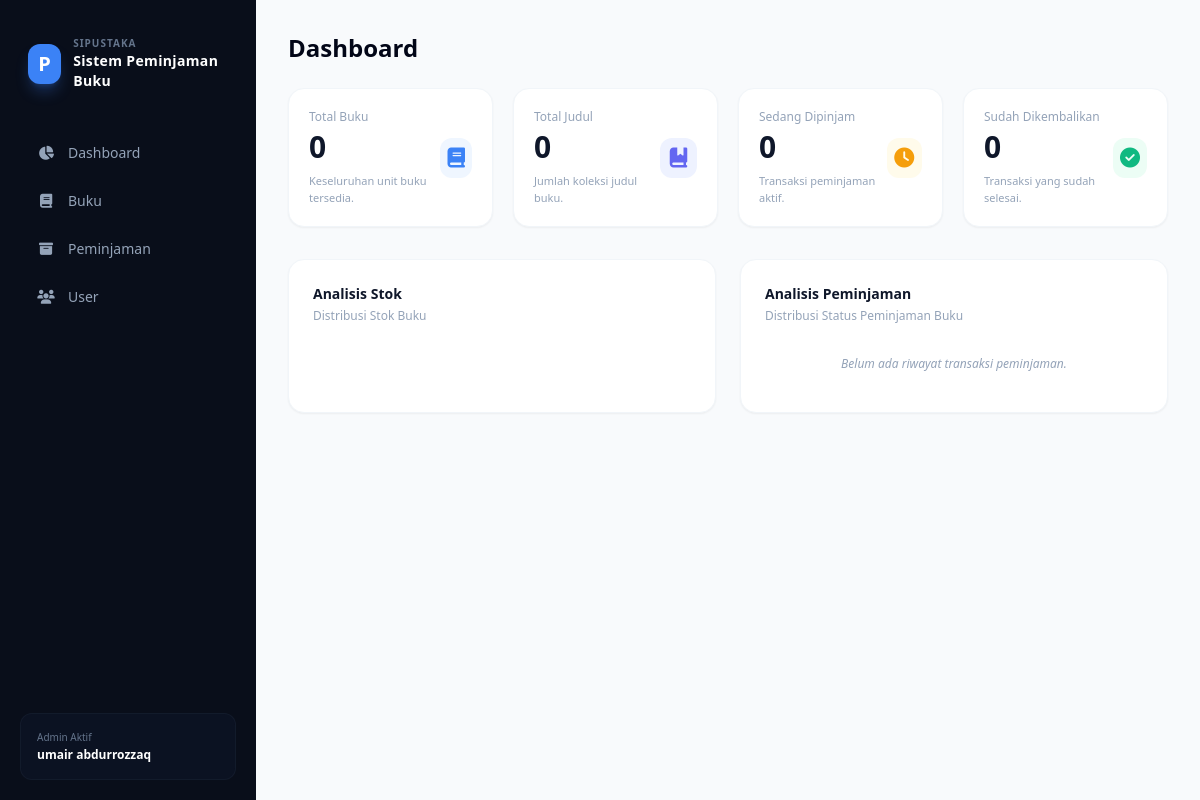
Before: / with the older database file.
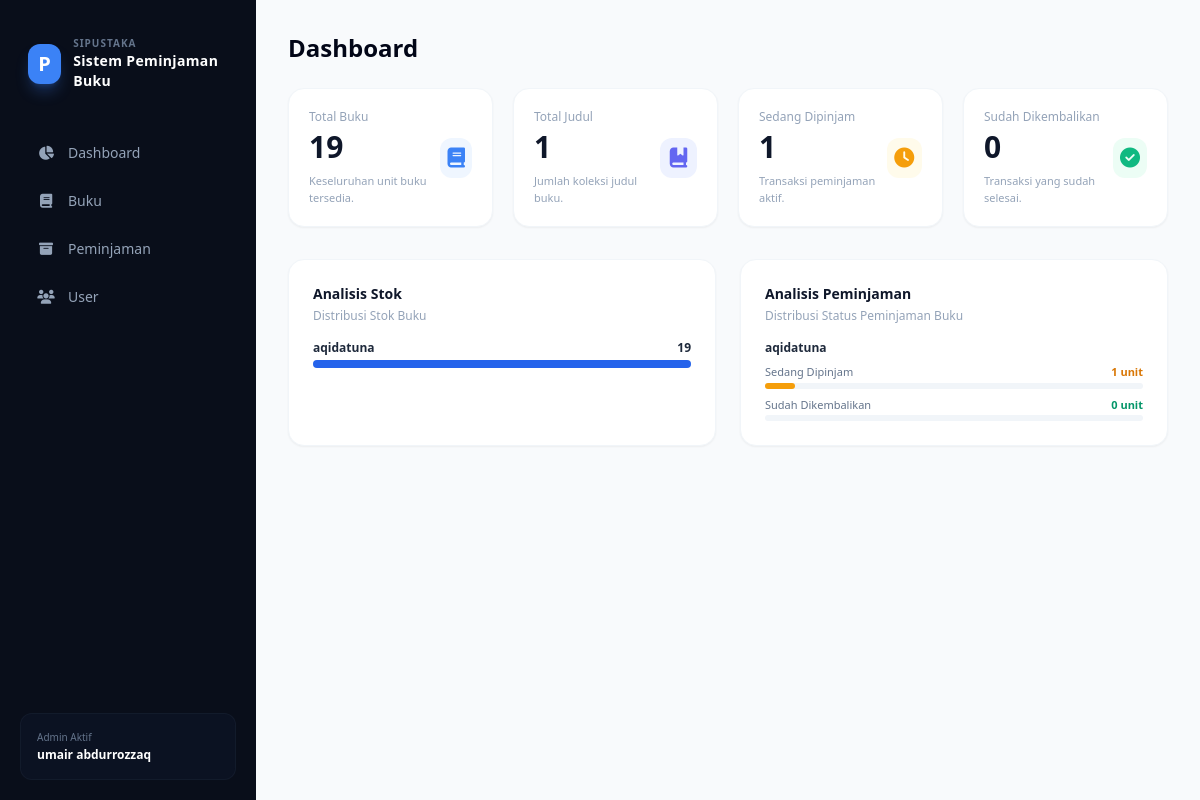
After: the same page with the newer database file.
### perpus/models.py (models this page shows, shortened)
class Buku(models.Model):
    judul = models.CharField(max_length=255)
    pengarang = models.CharField(max_length=255)
    kategori = models.CharField(max_length=100)
    penerbit = models.CharField(max_length=255)
    tahun_terbit = models.IntegerField()
    rak = models.CharField(max_length=50)
    stok = models.IntegerField(default=0)
    isbn = models.CharField(max_length=50, blank=True, null=True)
    deskripsi = models.TextField(blank=True, null=True)

### perpus/views.py (the view)
# urls.py: path('', views.dashboard, name='dashboard'),
def dashboard(request):
    with connection.cursor() as cursor:
        cursor.execute("SELECT COALESCE(SUM(stok), 0) FROM perpus_buku")
        total_buku = cursor.fetchone()[0]
        cursor.execute("SELECT COUNT(*) FROM perpus_buku")
        total_judul = cursor.fetchone()[0]
        cursor.execute("SELECT COUNT(*) FROM perpus_peminjaman WHERE status = 'Dipinjam'")
        sedang_dipinjam = cursor.fetchone()[0]
        cursor.execute("SELECT COUNT(*) FROM perpus_peminjaman WHERE status = 'Dikembalikan'")
        sudah_dikembalikan = cursor.fetchone()[0]
        cursor.execute("""
            SELECT id, judul, pengarang, kategori, penerbit, tahun_terbit, rak, stok, isbn, deskripsi
            FROM perpus_buku
            ORDER BY stok DESC
            LIMIT 5
        """)
        distribusi_stok = [
            type('obj', (object,), {
                'id': row[0], 'judul': row[1], 'pengarang': row[2], 'kategori': row[3],
                'penerbit': row[4], 'tahun_terbit': row[5], 'rak': row[6], 'stok': row[7],
                'isbn': row[8], 'deskripsi': row[9]
            })() for row in cursor.fetchall()
        ]
        cursor.execute("""
            SELECT
                b.id, b.judul, b.pengarang, b.kategori, b.penerbit, b.tahun_terbit, b.rak, b.stok, b.isbn, b.deskripsi,
                COUNT(CASE WHEN p.status = 'Dipinjam' THEN 1 END) as sedang_dipinjam,
                COUNT(CASE WHEN p.status = 'Dikembalikan' THEN 1 END) as sudah_dikembalikan
            FROM perpus_buku b
            LEFT JOIN perpus_peminjaman p ON b.id = p.buku_id
            GROUP BY b.id
            HAVING COUNT(CASE WHEN p.status = 'Dipinjam' THEN 1 END) > 0
                OR COUNT(CASE WHEN p.status = 'Dikembalikan' THEN 1 END) > 0
            LIMIT 5
        """)
        distribusi_peminjaman = [
            type('obj', (object,), {
                'id': row[0], 'judul': row[1], 'pengarang': row[2], 'kategori': row[3],
                'penerbit': row[4], 'tahun_terbit': row[5], 'rak': row[6], 'stok': row[7],
                'isbn': row[8], 'deskripsi': row[9], 'sedang_dipinjam': row[10],
                'sudah_dikembalikan': row[11]
            })() for row in cursor.fetchall()
        ]
    context = {
        'total_buku': total_buku,
        'total_judul': total_judul,
        'sedang_dipinjam': sedang_dipinjam,
        'sudah_dikembalikan': sudah_dikembalikan,
        'distribusi_stok': distribusi_stok,
        'distribusi_peminjaman': distribusi_peminjaman,
        'segment': 'dashboard'
    }
    return render(request, 'dashboard.html', context)

### perpus/templates/dashboard.html (shortened to what the changed rows need)
{% extends 'base.html' %}
{% block content %}
<div class="mb-6">
    <h2 class="text-2xl font-bold text-slate-950">Dashboard</h2>
</div>
<div class="grid grid-cols-4 gap-5 mb-8">
    <div class="bg-white p-5 rounded-2xl border border-slate-100 shadow-sm flex items-center justify-between">
        <div>
            <span class="text-xs text-slate-400 font-medium block">Total Buku</span>
            <span class="text-3xl font-extrabold text-slate-900 mt-1 block">{{ total_buku }}</span>
            <span class="text-[11px] text-slate-400 mt-2 block">Keseluruhan unit buku tersedia.</span>
        </div>
    </div>
    <div class="bg-white p-5 rounded-2xl border border-slate-100 shadow-sm flex items-center justify-between">
        <div>
            <span class="text-xs text-slate-400 font-medium block">Total Judul</span>
            <span class="text-3xl font-extrabold text-slate-900 mt-1 block">{{ total_judul }}</span>
            <span class="text-[11px] text-slate-400 mt-2 block">Jumlah koleksi judul buku.</span>
        </div>
    </div>
    <div class="bg-white p-5 rounded-2xl border border-slate-100 shadow-sm flex items-center justify-between">
        <div>
            <span class="text-xs text-slate-400 font-medium block">Sedang Dipinjam</span>
            <span class="text-3xl font-extrabold text-slate-900 mt-1 block">{{ sedang_dipinjam }}</span>
            <span class="text-[11px] text-slate-400 mt-2 block">Transaksi peminjaman aktif.</span>
        </div>
    </div>
</div>
<div class="grid grid-cols-2 gap-6">
    <div class="bg-white p-6 rounded-2xl border border-slate-100 shadow-sm">
        <div class="space-y-4">
            {% for b in distribusi_stok %}
            <div>
                <div class="flex justify-between text-xs font-semibold mb-1">
                    <span>{{ b.judul }}</span>
                    <span>{{ b.stok }}</span>
                </div>
                <div class="w-full bg-slate-100 rounded-full h-2">
                    {% if b.stok >= 12 %}
                        <div class="bg-blue-600 h-2 rounded-full w-full"></div>
                    {% elif b.stok == 11 %}
                        <div class="bg-blue-600 h-2 rounded-full w-[91%]"></div>
                    {% elif b.stok == 10 %}
                        <div class="bg-blue-600 h-2 rounded-full w-[83%]"></div>
                    {% elif b.stok == 9 %}
                        <div class="bg-blue-600 h-2 rounded-full w-[75%]"></div>
                    {% elif b.stok == 8 %}
                        <div class="bg-blue-600 h-2 rounded-full w-[66%]"></div>
                    {% elif b.stok == 7 %}
                        <div class="bg-blue-600 h-2 rounded-full w-[58%]"></div>
                    {% elif b.stok == 6 %}
                        <div class="bg-blue-600 h-2 rounded-full w-[50%]"></div>
                    {% elif b.stok == 5 %}
                        <div class="bg-blue-600 h-2 rounded-full w-[41%]"></div>
                    {% elif b.stok == 4 %}
                        <div class="bg-blue-600 h-2 rounded-full w-[33%]"></div>
                    {% elif b.stok == 3 %}
                        <div class="bg-blue-600 h-2 rounded-full w-[25%]"></div>
                    {% elif b.stok == 2 %}
                        <div class="bg-blue-600 h-2 rounded-full w-[16%]"></div>
                    {% elif b.stok == 1 %}
                        <div class="bg-blue-600 h-2 rounded-full w-[8%]"></div>
                    {% else %}
                        <div class="bg-blue-600 h-2 rounded-full w-0"></div>
                    {% endif %}
                </div>
            </div>
            {% endfor %}
        </div>
    </div>
    <div class="bg-white p-6 rounded-2xl border border-slate-100 shadow-sm">
        <div class="space-y-4">
            {% for b in distribusi_peminjaman %}
            <div class="border-b border-slate-50 pb-3 last:border-none last:pb-0">
                <div class="text-xs font-bold text-slate-800 mb-2">{{ b.judul }}</div>
                <div class="space-y-2">
                    <div>
                        <div class="flex justify-between text-[11px] font-medium text-slate-500 mb-0.5">
                            <span>Sedang Dipinjam</span>
                            <span class="text-amber-600 font-semibold">{{ b.sedang_dipinjam }} unit</span>
                        </div>
                        <div class="w-full bg-slate-100 rounded-full h-1.5">
                            {% if b.sedang_dipinjam >= 12 %}<div class="bg-amber-500 h-1.5 rounded-full w-full"></div>
                            {% elif b.sedang_dipinjam == 11 %}<div class="bg-amber-500 h-1.5 rounded-full w-[91%]"></div>
                            {% elif b.sedang_dipinjam == 10 %}<div class="bg-amber-500 h-1.5 rounded-full w-[83%]"></div>
                            {% elif b.sedang_dipinjam == 9 %}<div class="bg-amber-500 h-1.5 rounded-full w-[75%]"></div>
                            {% elif b.sedang_dipinjam == 8 %}<div class="bg-amber-500 h-1.5 rounded-full w-[66%]"></div>
                            {% elif b.sedang_dipinjam == 7 %}<div class="bg-amber-500 h-1.5 rounded-full w-[58%]"></div>
                            {% elif b.sedang_dipinjam == 6 %}<div class="bg-amber-500 h-1.5 rounded-full w-[50%]"></div>
                            {% elif b.sedang_dipinjam == 5 %}<div class="bg-amber-500 h-1.5 rounded-full w-[41%]"></div>
                            {% elif b.sedang_dipinjam == 4 %}<div class="bg-amber-500 h-1.5 rounded-full w-[33%]"></div>
                            {% elif b.sedang_dipinjam == 3 %}<div class="bg-amber-500 h-1.5 rounded-full w-[25%]"></div>
                            {% elif b.sedang_dipinjam == 2 %}<div class="bg-amber-500 h-1.5 rounded-full w-[16%]"></div>
                            {% elif b.sedang_dipinjam == 1 %}<div class="bg-amber-500 h-1.5 rounded-full w-[8%]"></div>
                            {% else %}<div class="bg-amber-500 h-1.5 rounded-full w-0"></div>{% endif %}
                        </div>
                    </div>
                    <div>
                        <div class="flex justify-between text-[11px] font-medium text-slate-500 mb-0.5">
                            <span>Sudah Dikembalikan</span>
                            <span class="text-emerald-600 font-semibold">{{ b.sudah_dikembalikan }} unit</span>
                        </div>
                        <div class="w-full bg-slate-100 rounded-full h-1.5">
                        </div>
                    </div>
                </div>
            </div>
            {% empty %}
            <p class="text-xs text-slate-400 italic text-center py-4">Belum ada riwayat transaksi peminjaman.</p>
            {% endfor %}
        </div>
    </div>
</div>
{% endblock %}

Changed rows visible on the page:
added Buku: judul "aqidatuna", stok "19", sedang_dipinjam "1", sudah_dikembalikan "0"
Other visible differences:
{{ total_buku }}: "0" → "19"
{{ total_judul }}: "0" → "1"
{{ sedang_dipinjam }}: "0" → "1"
text no longer shown: "Belum ada riwayat transaksi peminjaman."
